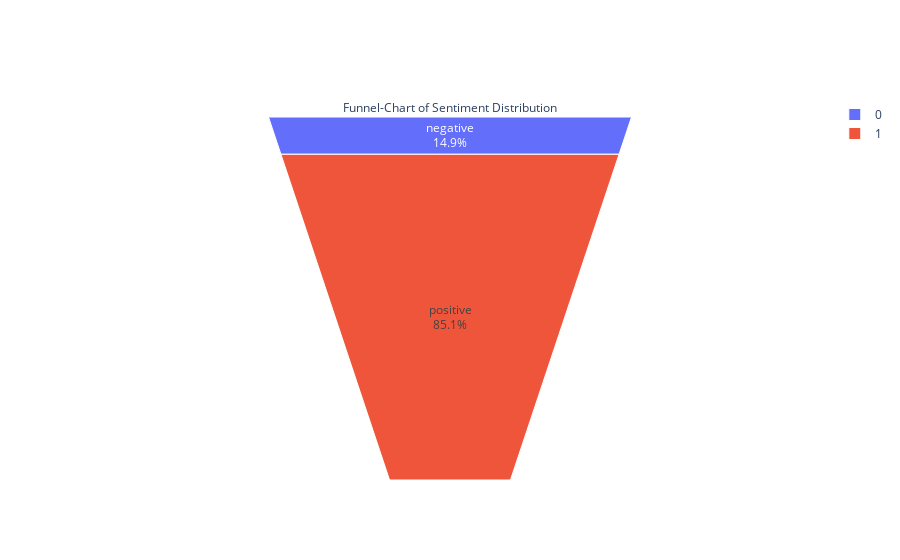

Notebook cell for this chart:
### Code cell
fig = go.Figure(go.Funnelarea(
    text = ['negative','positive'],
    values = data['label'].value_counts().sort_values(ascending = True).values,
    title = {"position": "top center", "text": "Funnel-Chart of Sentiment Distribution"}
    ))
fig.show()

### Figure 1 — Plotly figure (JSON) as saved in the notebook; plotly's stock layout.template omitted (floating-point values rounded to 4 significant figures)
{"data": [{"text": ["negative", "positive"], "title": {"position": "top center", "text": "Funnel-Chart of Sentiment Distribution"}, "type": "funnelarea", "values": [2639, 15099]}], "layout": {}}
